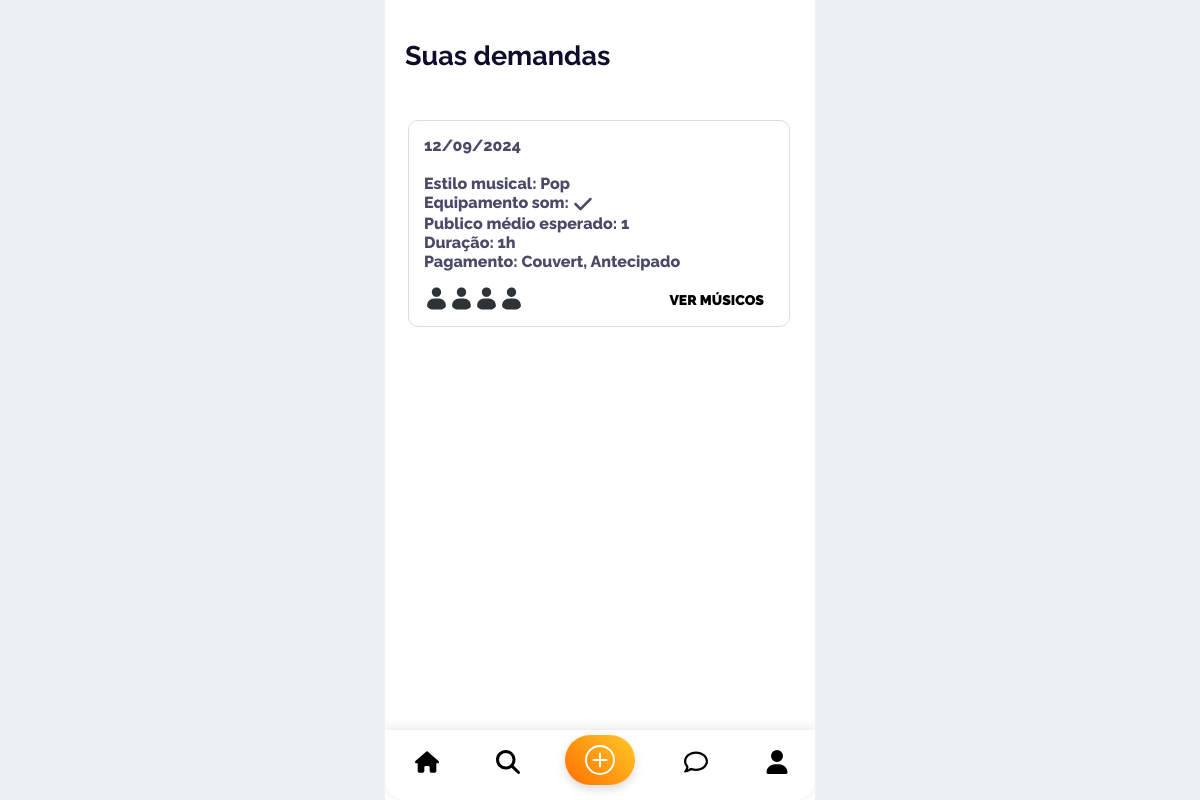
/homeContratante (signed in), run on the app's committed database.
### app/models/Demanda.py (models this page shows, shortened)
class Demanda(bd.Model):
    __tablename__ = 'demanda'
    id = bd.Column(bd.Integer, primary_key=True, autoincrement=True)
    data_show = bd.Column(bd.Date, nullable=False)
    raio_procurado = bd.Column(bd.Integer, nullable=False)
    fornece_equipamento = bd.Column(bd.Boolean, default=False)
    publico_esperado = bd.Column(bd.Integer, nullable=False)
    duracao_show = bd.Column(bd.String(5), nullable=False)
    visivel = bd.Column(bd.Boolean, default=True)
    tipo_pagamento = bd.Column(SQLAEnum(TipoPagamentoEnum), nullable=False)
    momento_pagamento = bd.Column(SQLAEnum(MomentoPagamentoEnum), nullable=False)
    estilos = bd.relationship('EstiloMusical', secondary='demanda_estilos')
    dono = bd.Column(bd.Integer, bd.ForeignKey('contratante.id'), nullable=False)

### app/routes/HirerHome.py (the view)
@app.route("/homeContratante", methods=["GET"])
def get_home_contratante():
    return render_template(HIRER_HOME_HTML, demanda_estilos=get_demandas())

### app/models/BancoDeDados.py (called while the page is built)
    @staticmethod
    def GetDemandas(id_dono=None):
        with app.app_context():
            if id_dono is None:
                return list(Demanda.query.filter_by(visivel=True).all())
            else:
                return list(Demanda.query.filter_by(dono=id_dono).all())

    @staticmethod
    def GetEstilosMusicais(id_demanda):
        with app.app_context():
            estilos = DemandaEstilos.query.filter_by(demanda=id_demanda).all()
            estilos_musicais = []
            for estilo in estilos:
                estilos_musicais.append(EstiloMusical.query.with_entities(EstiloMusical.nome).filter_by(id=estilo.estilo_musical).first()[0])
            return estilos_musicais

    @staticmethod
    def GetMusicos(id_demanda):
        with app.app_context():
            return [ id[0] for id in Match.query.with_entities(Match.id_musico).filter_by(id_demanda=id_demanda).all() ]

    @staticmethod
    def GetImagemPerfil(dono):
        with app.app_context():
            return Imagem.query.filter_by(dono=dono, tipo_foto=TipoFotoEnum.PERFIL).first()

### app/templates/hirerHome.html (shortened to what this page needs)
<!DOCTYPE html>
<html lang="en">
<head>
</head>
<body>
    <div class="phone-frame" id="main_content">
        <div class="content">
            <h1>Suas demandas</h1>
        </div>
        <div class="demand-list">
            {% for demanda in demanda_estilos %}
            <li class="demand-item">
                <p>{{ demanda.data_show }}</p><br>
                <p>Estilo musical: {{ demanda.estilos | join(', ') }}</p>
                <p>Equipamento som:
                </p>
                <p>Publico médio esperado: {{ demanda.publico_esperado }}</p>
                <p>Duração: {{ demanda.duracao_show }}</p>
                <p>Pagamento: {{ demanda.tipo_pagamento }}, {{ demanda.momento_pagamento }}</p>
                <div class="profile-icons-container">
                    {% for image in demanda.images %}
                        <img src="{{ image }}" alt="Image" onerror="this.onerror=null; this.src='../static/images/avatar-default.svg';" class="profile-icon">
                    {% endfor %}
                </div>
                {% if demanda.images %}
                    <div class="demand-item-header">
                        <form action="/verMusicos" method="POST">
                            <button class="ver-musico-btn">VER MÚSICOS</button>
                        </form>
                    </div>
                {% endif %}
            </li>
            {% endfor %}
        </div>
        <div class="nav-bar">
            <form action="/homeContratante" method="POST">
                <button type="submit" class="nav-button">
                </button>
            </form>
            <form action="/procurarContratante" method="POST">
                <button class="nav-button">
                    <svg xmlns="http://www.w3.org/2000/svg" viewBox="0 0 512 512">
                        <path
                            d="M416 208c0 45.9-14.9 88.3-40 122.7L502.6 457.4c12.5 12.5 12.5 32.8 0 45.3s-32.8 12.5-45.3 0L330.7 376c-34.4 25.2-76.8 40-122.7 40C93.1 416 0 322.9 0 208S93.1 0 208 0S416 93.1 416 208zM208 352a144 144 0 1 0 0-288 144 144 0 1 0 0 288z" />
                    </svg>
                </button>
            </form>
            <form action="/cadastroDemanda" method="POST">
                <button class="plus-button">
                </button>
            </form>
            <form action="/chatContratante" method="POST">
                <button class="nav-button">
                     </button>
            </form>
            <form action="/perfilContratante" method="POST">
                <button class="nav-button">
                     </button>
            </form>
        </div>
    </div>
</body>
</html>

### app/templates/hirerHome.html (style rules this page uses)
.phone-frame { position: relative; width: 100%; max-width: 430px; height: 100vh; margin: 0 auto; box-sizing: border-box; overflow: hidden; background-color: #ffffff; display: flex; flex-direction: column; justify-content: space-between; }
body { font-family: 'Raleway', sans-serif; margin: 0; padding: 0; background-color: #ECF1F4; display: flex; justify-content: center; align-items: center; min-height: 100vh; width: 100%; }
html { background-color: #ffffff; width: 100%; height: 100%; }
.content { padding: 60px; text-align: center; max-width: 100%; width: 100%; box-sizing: border-box; background-color: #fff; }
h1 { font-family: 'Raleway', sans-serif; font-weight: 700; color: #0e0e2c; margin: 0; position: absolute; top: 40px; left: 20px; font-size: 27px; }
.nav-bar { background-color: #fff; box-shadow: 0 -2px 10px rgba(0, 0, 0, 0.1); display: flex; justify-content: space-around; padding: 10px 0; width: 100%; border-radius: 0 0 20px 20px; }
.nav-button { background: none; border: none; padding: 10px; cursor: pointer; }
.nav-button svg { width: 24px; height: 24px; fill: #000000; transform: translate(2px, 0); }
.demand-list { list-style-type: none; overflow-y: auto; flex-grow: 1; }
.demand-item { position: relative; width: 350px; background-color: #fff; border: 1px solid #ddd; padding: 15px; margin-bottom: 10px; margin-left: 23px; border-radius: 10px; }
.demand-item p { padding: 0; margin: 0; color: #4A4A68; font-weight: 800; }
.demand-item-header { position: absolute; bottom: 17px; right: 10px; }
.icon { width: 20px; height: 20px; fill: #4A4A68; vertical-align: middle; display: inline-block; }
.profile-icons-container { display: flex; flex-wrap: wrap; justify-content: left; overflow: hidden; max-width: 100%; }
.profile-icon { width: 25px; height: 25px; border-radius: 50%; margin-top: 15px; object-fit: cover; }
.ver-musico-btn { font-family: 'Raleway', sans-serif; font-size: 14px; background-color: white; color: black; font-weight: 1000; border: none; padding-top: 18px; padding-right: 15px; border-radius: 5px; cursor: pointer; }
.plus-button { background: linear-gradient(45deg, #ff6f00, #ffca28); border-radius: 30px; color: white; font-size: 24px; width: 70px; height: 50px; display: flex; align-items: center; justify-content: center; border: none; box-shadow: 0 4px 10px rgba(0, 0, 0, 0.15); position: relative; bottom: 5px; z-index: 1; }
.plus-button svg { width: 30px; height: 30px; }

### data on the page
Demanda: data_show "12/09/2024", estilos "Pop", publico_esperado "1", duracao_show "1h", tipo_pagamento "Couvert", momento_pagamento "Antecipado"
